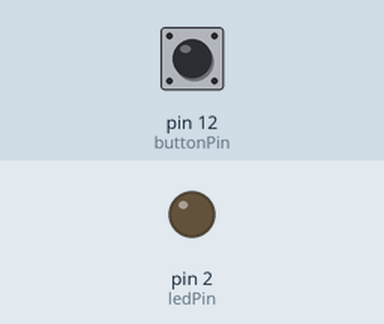
Bench run of a sketch on a simulated Arduino Uno, built with avr-gcc and run on an emulated ATmega328P. Shown: output pins drawn as LEDs (lit = HIGH). The test bench sets the inputs (shaded band); at power-on: pin 12 (buttonPin) LOW. What the sketch prints to the serial monitor is not drawn.

Above: at 1.2 s.
1.3 s: pin 12 (buttonPin) pulled HIGH for 0.15 s
At 1.38 s:
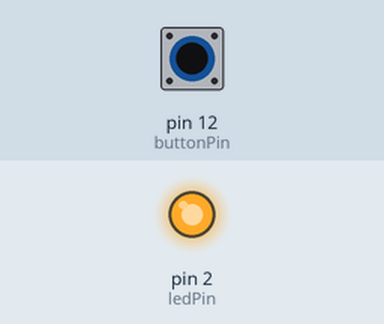
2.9 s: pin 12 (buttonPin) pulled HIGH for 3.2 s
At 7.5 s:
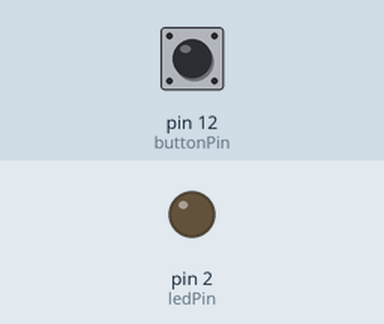
Timing chart, 0 to 9.0 s (numbered marks = the images above; inputs shaded):
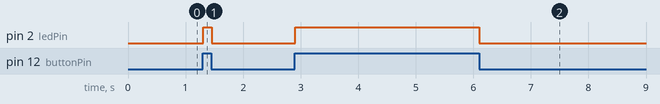

Measured:
- after the input at 1.3 s, pin 2 (ledPin): LOW → HIGH at once, → LOW 0.15 s later
- after the input at 2.9 s, pin 2 (ledPin): LOW → HIGH at once, → LOW 3.2 s later

The sketch:

Ex00_GPIO_Example.ino
```cpp
// set pin numbers
const int buttonPin = 12;     // the number of the pushbutton pin - D6
const int ledPin =  2;       // the number of the LED pin - D4

// variable for storing the pushbutton status
int buttonState = 0;

void setup()
{
  // initialize the pushbutton pin as an input
  pinMode(buttonPin, INPUT);                    // pin modes - input/output
  // initialize the LED pin as an output
  pinMode(ledPin, OUTPUT);
  Serial.begin(9600);
}

void loop()
{
  // read the state of the pushbutton value
  buttonState = digitalRead(buttonPin);         // digital read function - to read digital pins
  Serial.println(buttonState);

  // check if the pushbutton is pressed.
  // if it is, the buttonState is HIGH
  if (buttonState == HIGH)
  {
    // turn LED on
    digitalWrite(ledPin, HIGH);                 // digital write function - to write digital pins
  }
  else
  {
    // turn LED off
    digitalWrite(ledPin, LOW);
  }
}
```
